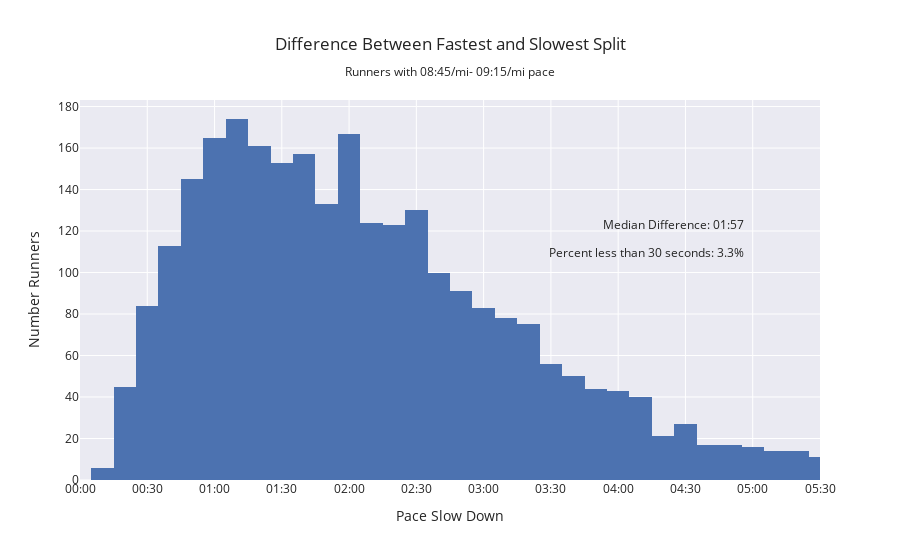

Here is the notebook cell this chart was saved with:
### Markdown cell above
## Max Split Diff
For each of these runners, I calculate the difference between their fastest and slowest split pace. 

This difference would be zero if people ran the same speed the entire race. But, as you can see above, very few runners run even splits. In fact, the median runner like me had a difference of 1:47 minutes between their fastest and slowest pace! Of the runners I looked at, only 3% percent had split paces that varied by less than 30 seconds.

### Code cell
fig = px.histogram(
    similar_pace,
    x="max_split_diff",
    title="Difference Between Fastest and Slowest Split<br><sub>Runners with 08:45/mi- 09:15/mi pace",
    template="seaborn")

bins = pd.Series(range(time_to_seconds("00:00:00"), time_to_seconds("00:06:00"), 30))
fig.update_layout(
    xaxis={
        "range": [
            bins.min(),
            bins.max(),
        ],
        "tickmode": "array",
        "tickvals": bins,
        "ticktext": bins.apply(seconds_to_pace),
        "title_text":"Pace Slow Down"
    },
    yaxis={
#         "range": [-20, 60],
        "title_text":"Number Runners"
    }
)

mean_max_split_diff = similar_pace["max_split_diff"].median()
percent_less_60 = (similar_pace["max_split_diff"]<30).mean()*100

fig.add_annotation(text="Median Difference: %s" % seconds_to_pace(mean_max_split_diff),
                  xref="paper", yref="paper",
                  x=0.9, y=0.7, showarrow=False)

fig.add_annotation(text="Percent less than 30 seconds: %.1f" % percent_less_60 + "%",
                  xref="paper", yref="paper",
                  x=0.9, y=0.6, showarrow=False)

name = "max_split_diff_distribution"
save_figure(fig, name)

### Figure 1 — Plotly figure (JSON) as saved in the notebook; plotly's stock layout.template omitted (floating-point values rounded to 4 significant figures; data arrays with more than 128 entries replaced by an {"elided": "..."} marker saying what was removed)
{"data": [{"alignmentgroup": "True", "bingroup": "x", "hovertemplate": "max_split_diff=%{x}<br>count=%{y}<extra></extra>", "legendgroup": "", "marker": {"color": "rgb(76,114,176)", "pattern": {"shape": ""}}, "name": "", "offsetgroup": "", "orientation": "v", "showlegend": false, "type": "histogram", "x": {"elided": "2787 float values"}, "xaxis": "x", "yaxis": "y"}], "layout": {"annotations": [{"showarrow": false, "text": "Median Difference: 01:57", "x": 0.9, "xref": "paper", "y": 0.7, "yref": "paper"}, {"showarrow": false, "text": "Percent less than 30 seconds: 3.3%", "x": 0.9, "xref": "paper", "y": 0.6, "yref": "paper"}], "barmode": "relative", "legend": {"tracegroupgap": 0}, "title": {"text": "Difference Between Fastest and Slowest Split<br><sub>Runners with 08:45/mi- 09:15/mi pace"}, "xaxis": {"anchor": "y", "domain": [0, 1], "range": [0, 330], "tickmode": "array", "ticktext": ["00:00", "00:30", "01:00", "01:30", "02:00", "02:30", "03:00", "03:30", "04:00", "04:30", "05:00", "05:30"], "tickvals": [0, 30, 60, 90, 120, 150, 180, 210, 240, 270, 300, 330], "title": {"text": "Pace Slow Down"}}, "yaxis": {"anchor": "x", "domain": [0, 1], "title": {"text": "Number Runners"}}}}
